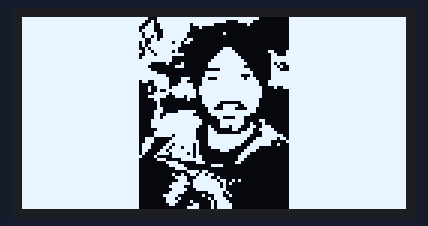
The sketch below on a simulated ESP8266 (NodeMCU). Shown: 128×64 one-colour display.

Above: at 0.1 s.

The sketch:

OLED_Image_Display.ino
```cpp
//www.diyusthad.com
#include <Wire.h>
#include <Adafruit_GFX.h>
#include <Adafruit_SSD1306.h>

#define OLED_RESET D6
Adafruit_SSD1306 display(128, 64, &Wire, OLED_RESET);

//Paste your bitmap here
// 'dupli', 128x64px
const unsigned char myBitmap [] PROGMEM = {
  0xff, 0xff, 0xff, 0xff, 0xff, 0xc7, 0xff, 0xff, 0xff, 0xfe, 0x00, 0x7f, 0xff, 0xff, 0xff, 0xff,
  0xff, 0xff, 0xff, 0xff, 0xff, 0x97, 0xff, 0xff, 0xf0, 0xf8, 0x00, 0x7f, 0xff, 0xff, 0xff, 0xff,
  0xff, 0xff, 0xff, 0xff, 0xff, 0x33, 0xff, 0x7f, 0x00, 0x10, 0x00, 0x7f, 0xff, 0xff, 0xff, 0xff,
  0xff, 0xff, 0xff, 0xff, 0xfe, 0x73, 0xff, 0x10, 0x00, 0x00, 0x00, 0x7f, 0xff, 0xff, 0xff, 0xff,
  0xff, 0xff, 0xff, 0xff, 0xfe, 0xf1, 0xff, 0x00, 0x00, 0x00, 0x00, 0x7f, 0xff, 0xff, 0xff, 0xff,
  0xff, 0xff, 0xff, 0xff, 0xff, 0x79, 0xfe, 0x00, 0x10, 0x00, 0x00, 0x7f, 0xff, 0xff, 0xff, 0xff,
  0xff, 0xff, 0xff, 0xff, 0xff, 0x69, 0xfe, 0x00, 0x00, 0x00, 0x00, 0x7f, 0xff, 0xff, 0xff, 0xff,
  0xff, 0xff, 0xff, 0xff, 0xff, 0x9b, 0xfd, 0x80, 0x00, 0x00, 0x00, 0x7f, 0xff, 0xff, 0xff, 0xff,
  0xff, 0xff, 0xff, 0xff, 0xfe, 0x9f, 0xdb, 0x00, 0x00, 0x00, 0x00, 0x7f, 0xff, 0xff, 0xff, 0xff,
  0xff, 0xff, 0xff, 0xff, 0xfe, 0xbf, 0xf8, 0x00, 0x00, 0x00, 0x00, 0x7f, 0xff, 0xff, 0xff, 0xff,
  0xff, 0xff, 0xff, 0xff, 0xfe, 0x5f, 0xf0, 0x00, 0x1c, 0x00, 0x00, 0x7f, 0xff, 0xff, 0xff, 0xff,
  0xff, 0xff, 0xff, 0xff, 0xff, 0x6f, 0xd0, 0x00, 0x3e, 0x00, 0x30, 0xff, 0xff, 0xff, 0xff, 0xff,
  0xff, 0xff, 0xff, 0xff, 0xfe, 0x77, 0xfc, 0x00, 0x7f, 0x00, 0x18, 0xff, 0xff, 0xff, 0xff, 0xff,
  0xff, 0xff, 0xff, 0xff, 0xfe, 0xff, 0xc0, 0x00, 0xff, 0x80, 0x1f, 0xff, 0xff, 0xff, 0xff, 0xff,
  0xff, 0xff, 0xff, 0xff, 0xff, 0xff, 0xc0, 0x01, 0xff, 0xc0, 0x1f, 0xff, 0xff, 0xff, 0xff, 0xff,
  0xff, 0xff, 0xff, 0xff, 0xff, 0xe0, 0x84, 0x03, 0xff, 0xe0, 0x14, 0xff, 0xff, 0xff, 0xff, 0xff,
  0xff, 0xff, 0xff, 0xff, 0xff, 0xc0, 0x1c, 0x03, 0xff, 0xc0, 0x1a, 0x7f, 0xff, 0xff, 0xff, 0xff,
  0xff, 0xff, 0xff, 0xff, 0xff, 0xe0, 0x00, 0x00, 0x3f, 0xf0, 0x1c, 0x7f, 0xff, 0xff, 0xff, 0xff,
  0xff, 0xff, 0xff, 0xff, 0xff, 0xf8, 0x00, 0x07, 0xff, 0xf8, 0x1f, 0xff, 0xff, 0xff, 0xff, 0xff,
  0xff, 0xff, 0xff, 0xff, 0xff, 0xff, 0x00, 0x07, 0xff, 0x88, 0x1f, 0xff, 0xff, 0xff, 0xff, 0xff,
  0xff, 0xff, 0xff, 0xff, 0xff, 0xff, 0x87, 0x0c, 0x7f, 0xdc, 0x1f, 0xff, 0xff, 0xff, 0xff, 0xff,
  0xff, 0xff, 0xff, 0xff, 0xfe, 0xcf, 0x86, 0x0f, 0xff, 0xfe, 0x3f, 0xff, 0xff, 0xff, 0xff, 0xff,
  0xff, 0xff, 0xff, 0xff, 0xfe, 0x0f, 0x8f, 0x8f, 0xff, 0xfe, 0x3f, 0xff, 0xff, 0xff, 0xff, 0xff,
  0xff, 0xff, 0xff, 0xff, 0xfe, 0x27, 0xbf, 0x9f, 0xff, 0xff, 0x09, 0xff, 0xff, 0xff, 0xff, 0xff,
  0xff, 0xff, 0xff, 0xff, 0xfe, 0x24, 0xff, 0xdf, 0xff, 0xff, 0x00, 0x7f, 0xff, 0xff, 0xff, 0xff,
  0xff, 0xff, 0xff, 0xff, 0xfe, 0x0f, 0xbf, 0xdf, 0xff, 0xff, 0x00, 0x7f, 0xff, 0xff, 0xff, 0xff,
  0xff, 0xff, 0xff, 0xff, 0xfe, 0x3f, 0x1d, 0xcf, 0xff, 0xff, 0x00, 0x7f, 0xff, 0xff, 0xff, 0xff,
  0xff, 0xff, 0xff, 0xff, 0xfe, 0x0c, 0x01, 0x0f, 0xff, 0xfe, 0x00, 0x7f, 0xff, 0xff, 0xff, 0xff,
  0xff, 0xff, 0xff, 0xff, 0xfe, 0x04, 0x00, 0x0f, 0xc0, 0x7e, 0x00, 0x7f, 0xff, 0xff, 0xff, 0xff,
  0xff, 0xff, 0xff, 0xff, 0xfe, 0x04, 0x00, 0x07, 0x9f, 0x3e, 0x00, 0x7f, 0xff, 0xff, 0xff, 0xff,
  0xff, 0xff, 0xff, 0xff, 0xfe, 0x06, 0x00, 0x03, 0x1e, 0x1c, 0x00, 0x7f, 0xff, 0xff, 0xff, 0xff,
  0xff, 0xff, 0xff, 0xff, 0xfe, 0x0e, 0x0f, 0xc3, 0xff, 0xfc, 0x00, 0x7f, 0xff, 0xff, 0xff, 0xff,
  0xff, 0xff, 0xff, 0xff, 0xfe, 0x0c, 0xff, 0x81, 0xff, 0xf0, 0x00, 0x7f, 0xff, 0xff, 0xff, 0xff,
  0xff, 0xff, 0xff, 0xff, 0xfe, 0x0d, 0xff, 0xe0, 0x61, 0xc0, 0x00, 0x7f, 0xff, 0xff, 0xff, 0xff,
  0xff, 0xff, 0xff, 0xff, 0xfe, 0x1f, 0xff, 0xf0, 0x3f, 0xc1, 0x80, 0x7f, 0xff, 0xff, 0xff, 0xff,
  0xff, 0xff, 0xff, 0xff, 0xfe, 0x1f, 0xff, 0xf0, 0x3f, 0xc8, 0x80, 0x7f, 0xff, 0xff, 0xff, 0xff,
  0xff, 0xff, 0xff, 0xff, 0xfe, 0x1f, 0xff, 0xe2, 0x3b, 0x8c, 0xe0, 0x7f, 0xff, 0xff, 0xff, 0xff,
  0xff, 0xff, 0xff, 0xff, 0xfe, 0x07, 0xff, 0xc3, 0x03, 0x19, 0xf0, 0x7f, 0xff, 0xff, 0xff, 0xff,
  0xff, 0xff, 0xff, 0xff, 0xfe, 0x0f, 0xff, 0xc3, 0x80, 0x78, 0xf8, 0x7f, 0xff, 0xff, 0xff, 0xff,
  0xff, 0xff, 0xff, 0xff, 0xfe, 0x0f, 0xdf, 0xc3, 0xff, 0xf0, 0xfe, 0x7f, 0xff, 0xff, 0xff, 0xff,
  0xff, 0xff, 0xff, 0xff, 0xfe, 0x70, 0x3f, 0xc3, 0xff, 0xe3, 0xfb, 0x7f, 0xff, 0xff, 0xff, 0xff,
  0xff, 0xff, 0xff, 0xff, 0xfe, 0x70, 0x7f, 0xe3, 0xff, 0xc7, 0xe0, 0xff, 0xff, 0xff, 0xff, 0xff,
  0xff, 0xff, 0xff, 0xff, 0xfe, 0xe0, 0xdf, 0xa3, 0xff, 0x8f, 0xe4, 0x7f, 0xff, 0xff, 0xff, 0xff,
  0xff, 0xff, 0xff, 0xff, 0xfe, 0xe1, 0xbb, 0xa1, 0xfe, 0x1e, 0x00, 0x7f, 0xff, 0xff, 0xff, 0xff,
  0xff, 0xff, 0xff, 0xff, 0xfe, 0xc3, 0x7f, 0xa0, 0x38, 0x3c, 0x00, 0x7f, 0xff, 0xff, 0xff, 0xff,
  0xff, 0xff, 0xff, 0xff, 0xfe, 0x87, 0xbe, 0xa0, 0x00, 0x70, 0x00, 0x7f, 0xff, 0xff, 0xff, 0xff,
  0xff, 0xff, 0xff, 0xff, 0xff, 0x08, 0x3f, 0xb0, 0x00, 0xe0, 0x00, 0x7f, 0xff, 0xff, 0xff, 0xff,
  0xff, 0xff, 0xff, 0xff, 0xfe, 0x07, 0x07, 0xf0, 0x00, 0xc0, 0x00, 0x7f, 0xff, 0xff, 0xff, 0xff,
  0xff, 0xff, 0xff, 0xff, 0xfe, 0x00, 0xf0, 0x38, 0x01, 0x80, 0x00, 0x7f, 0xff, 0xff, 0xff, 0xff,
  0xff, 0xff, 0xff, 0xff, 0xfe, 0x00, 0x7c, 0x01, 0xe0, 0x00, 0x00, 0x7f, 0xff, 0xff, 0xff, 0xff,
  0xff, 0xff, 0xff, 0xff, 0xfe, 0x00, 0x1e, 0x00, 0x00, 0x00, 0x00, 0x7f, 0xff, 0xff, 0xff, 0xff,
  0xff, 0xff, 0xff, 0xff, 0xfe, 0x00, 0x01, 0xec, 0x00, 0x00, 0x00, 0x7f, 0xff, 0xff, 0xff, 0xff,
  0xff, 0xff, 0xff, 0xff, 0xfe, 0x00, 0x24, 0xdb, 0x00, 0x00, 0x00, 0x7f, 0xff, 0xff, 0xff, 0xff,
  0xff, 0xff, 0xff, 0xff, 0xfe, 0x00, 0x1e, 0x3e, 0x40, 0x00, 0x00, 0x7f, 0xff, 0xff, 0xff, 0xff,
  0xff, 0xff, 0xff, 0xff, 0xfe, 0x00, 0x0e, 0x7f, 0xb2, 0x80, 0x00, 0x7f, 0xff, 0xff, 0xff, 0xff,
  0xff, 0xff, 0xff, 0xff, 0xfe, 0x00, 0x3f, 0x7f, 0xd4, 0x00, 0x00, 0x7f, 0xff, 0xff, 0xff, 0xff,
  0xff, 0xff, 0xff, 0xff, 0xfe, 0x00, 0x7c, 0x7f, 0xd0, 0x00, 0x00, 0x7f, 0xff, 0xff, 0xff, 0xff,
  0xff, 0xff, 0xff, 0xff, 0xfe, 0x00, 0x3e, 0x3f, 0xf0, 0x00, 0x00, 0x7f, 0xff, 0xff, 0xff, 0xff,
  0xff, 0xff, 0xff, 0xff, 0xfe, 0x00, 0x7c, 0x03, 0xe8, 0x00, 0x00, 0x7f, 0xff, 0xff, 0xff, 0xff,
  0xff, 0xff, 0xff, 0xff, 0xfe, 0x01, 0xf0, 0x08, 0xe4, 0x00, 0x00, 0x7f, 0xff, 0xff, 0xff, 0xff,
  0xff, 0xff, 0xff, 0xff, 0xfe, 0x00, 0xe8, 0x02, 0xf0, 0x00, 0x00, 0x7f, 0xff, 0xff, 0xff, 0xff,
  0xff, 0xff, 0xff, 0xff, 0xfe, 0x00, 0xf0, 0x81, 0x78, 0x00, 0x00, 0x7f, 0xff, 0xff, 0xff, 0xff,
  0xff, 0xff, 0xff, 0xff, 0xfe, 0x00, 0x60, 0x61, 0x7c, 0x00, 0x00, 0x7f, 0xff, 0xff, 0xff, 0xff,
  0xff, 0xff, 0xff, 0xff, 0xfe, 0x00, 0x01, 0xe1, 0x7c, 0x00, 0x00, 0x7f, 0xff, 0xff, 0xff, 0xff
};

void setup(){
  display.begin(SSD1306_SWITCHCAPVCC, 0x3C); //or 0x3C
  display.clearDisplay(); //for Clearing the display
  display.drawBitmap(0, 0, myBitmap, 128, 64, WHITE); // display.drawBitmap(x position, y position, bitmap data, bitmap width, bitmap height, color)
  display.display();
}

void loop() { }
```
